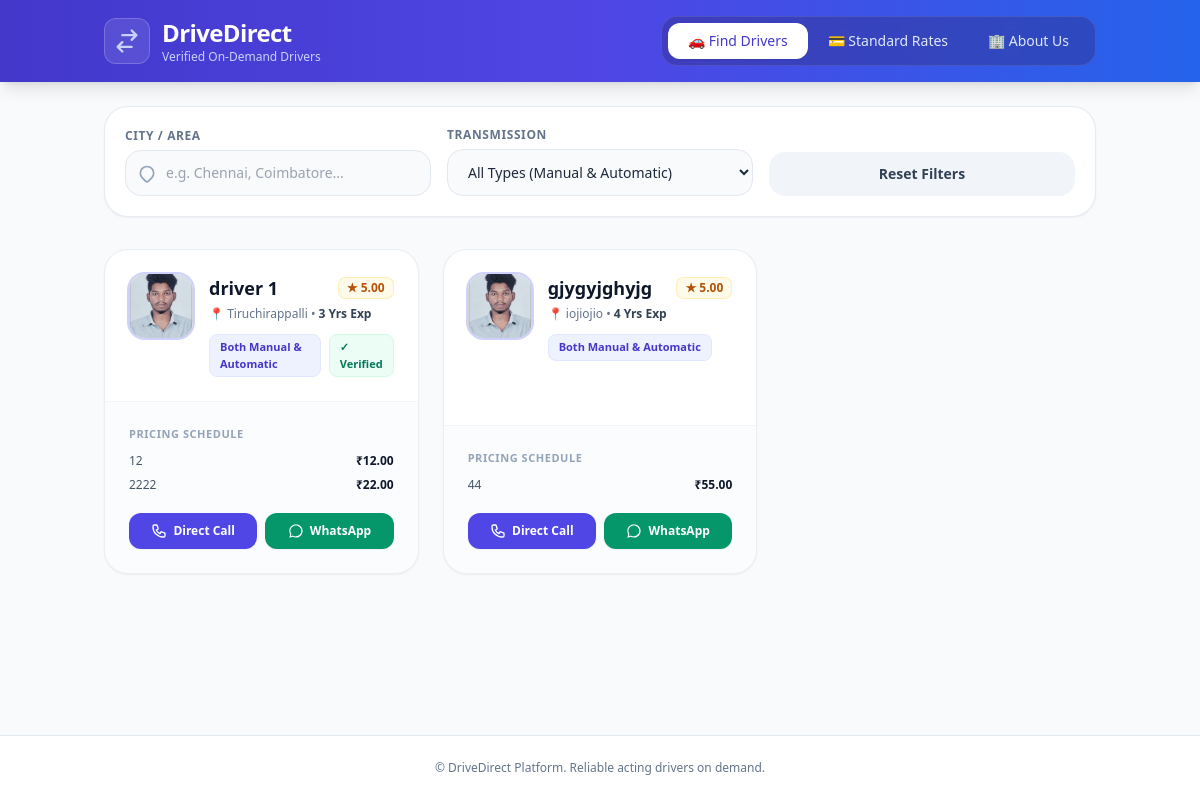
Before: / with the older database file.
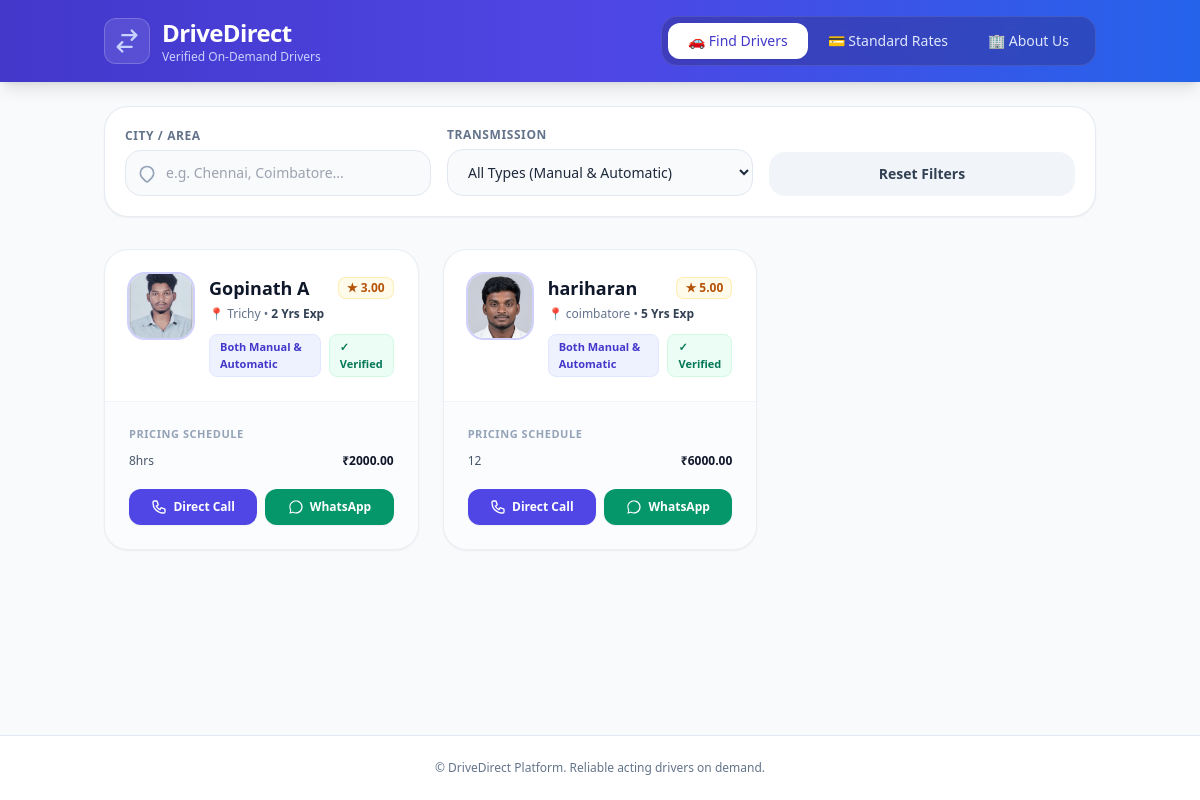
After: the same page with the newer database file.
### drivers/models.py (models this page shows, shortened)
class Driver(models.Model):
    TRANSMISSION_CHOICES = [
        ('MANUAL', 'Manual Only'),
        ('AUTOMATIC', 'Automatic Only'),
        ('BOTH', 'Both Manual & Automatic'),
    ]
    full_name = models.CharField(max_length=100)
    phone_number = models.CharField(max_length=15, unique=True)
    city = models.CharField(max_length=50)
    experience_years = models.PositiveIntegerField()
    transmission_type = models.CharField(max_length=10, choices=TRANSMISSION_CHOICES, default='BOTH')
    profile_photo = models.ImageField(upload_to='drivers/')
    is_verified = models.BooleanField(default=False)
    is_available = models.BooleanField(default=True)
    rating = models.DecimalField(max_digits=3, decimal_places=2, default=5.00)

class PricingTier(models.Model):
    driver = models.ForeignKey(Driver, on_delete=models.CASCADE, related_name='pricing')
    trip_type = models.CharField(max_length=50)  # e.g. "Local (4 Hrs)", "Outstation (Per Day)"
    base_rate = models.DecimalField(max_digits=8, decimal_places=2)
    overtime_rate_per_hour = models.DecimalField(max_digits=6, decimal_places=2, default=0.00)

### drivers/views.py (the view)
# urls.py: path('', driver_list, name='driver_list'),
def driver_list(request):
    city = request.GET.get('city', '')
    transmission = request.GET.get('transmission', '')
    drivers = Driver.objects.prefetch_related('pricing').filter(is_available=True)
    if city:
        drivers = drivers.filter(city__iexact=city)
    if transmission:
        drivers = drivers.filter(transmission_type=transmission)
    return render(request, 'drivers/driver_list.html', {
        'drivers': drivers,
        'selected_city': city,
        'selected_transmission': transmission,
    })

### drivers/templates/drivers/driver_list.html (shortened to what this page needs)
<!DOCTYPE html>
<html lang="en">
<head>
  <script src="https://cdn.tailwindcss.com"></script>
</head>
<body class="bg-slate-50 min-h-screen text-slate-800 flex flex-col justify-between font-sans" x-data="{ activeTab: 'drivers' }">
  <div>
    <header class="bg-gradient-to-r from-indigo-700 via-indigo-600 to-blue-600 text-white shadow-lg sticky top-0 z-50">
      <div class="container mx-auto px-4 py-4 flex flex-col sm:flex-row justify-between items-center gap-4">
        <div class="flex items-center space-x-3">
          <div class="p-2 bg-white/10 backdrop-blur-md rounded-xl border border-white/20">
            <svg class="w-7 h-7 text-indigo-200" fill="none" stroke="currentColor" viewBox="0 0 24 24">
              <path stroke-linecap="round" stroke-linejoin="round" stroke-width="2" d="M8 7h12m0 0l-4-4m4 4l-4 4m0 6H4m0 0l4 4m-4-4l4-4"></path>
            </svg>
          </div>
          <div>
            <h1 class="text-2xl font-extrabold tracking-tight">DriveDirect</h1>
            <p class="text-xs text-indigo-200">Verified On-Demand Drivers</p>
          </div>
        </div>
        <nav class="flex bg-indigo-900/40 p-1.5 rounded-2xl backdrop-blur-md border border-white/10 text-sm font-medium w-full sm:w-auto overflow-x-auto">
          <button
            @click="activeTab = 'drivers'"
            :class="activeTab === 'drivers' ? 'bg-white text-indigo-700 shadow-sm' : 'text-indigo-100 hover:text-white'"
            class="px-5 py-2 rounded-xl transition-all duration-200 flex-1 sm:flex-initial text-center whitespace-nowrap"
          >
            🚗 Find Drivers
          </button>
          <button
            @click="activeTab = 'tariffs'"
            :class="activeTab === 'tariffs' ? 'bg-white text-indigo-700 shadow-sm' : 'text-indigo-100 hover:text-white'"
            class="px-5 py-2 rounded-xl transition-all duration-200 flex-1 sm:flex-initial text-center whitespace-nowrap"
          >
            💳 Standard Rates
          </button>
          <button
            @click="activeTab = 'about'"
            :class="activeTab === 'about' ? 'bg-white text-indigo-700 shadow-sm' : 'text-indigo-100 hover:text-white'"
            class="px-5 py-2 rounded-xl transition-all duration-200 flex-1 sm:flex-initial text-center whitespace-nowrap"
          >
            🏢 About Us
          </button>
        </nav>
      </div>
    </header>
    <div x-show="activeTab === 'drivers'" x-transition:enter="transition ease-out duration-300 transform opacity-0 scale-95" x-transition:enter-start="opacity-0 scale-95" x-transition:enter-end="opacity-100 scale-100">
      <section class="container mx-auto px-4 mt-6">
        <div class="bg-white p-5 rounded-3xl shadow-sm border border-slate-200/80">
          <form
            hx-get="{% url 'driver_list' %}"
            hx-target="#driver-grid-container"
            hx-select="#driver-grid-container"
            hx-swap="outerHTML"
            hx-trigger="keyup delay:300ms from:input, change from:select"
            class="grid grid-cols-1 md:grid-cols-3 gap-4 items-end"
          >
            <div>
              <label class="block text-xs font-bold text-slate-500 uppercase tracking-wider mb-1.5">City / Area</label>
              <div class="relative">
                <input
                  type="text"
                  name="city"
                  value="{{ selected_city }}"
                  placeholder="e.g. Chennai, Coimbatore..."
                  class="w-full pl-10 pr-4 py-3 bg-slate-50 border border-slate-200 rounded-2xl focus:bg-white focus:ring-2 focus:ring-indigo-500 focus:border-indigo-500 outline-none transition text-sm font-medium"
                >
                <svg class="w-5 h-5 text-slate-400 absolute left-3 top-3.5" fill="none" stroke="currentColor" viewBox="0 0 24 24">
                  <path stroke-linecap="round" stroke-linejoin="round" stroke-width="2" d="M17.657 16.657L13.414 20.9a1.998 1.998 0 01-2.827 0l-4.244-4.243a8 8 0 1111.314 0z"></path>
                </svg>
              </div>
            </div>
            <div>
              <label class="block text-xs font-bold text-slate-500 uppercase tracking-wider mb-1.5">Transmission</label>
              <select
                name="transmission"
                class="w-full px-4 py-3 bg-slate-50 border border-slate-200 rounded-2xl focus:bg-white focus:ring-2 focus:ring-indigo-500 focus:border-indigo-500 outline-none transition text-sm font-medium"
              >
                <option value="">All Types (Manual & Automatic)</option>
              </select>
            </div>
            <div>
              <a href="{% url 'driver_list' %}" class="w-full block text-center bg-slate-100 hover:bg-slate-200 text-slate-700 font-semibold py-3 rounded-2xl transition text-sm">
                Reset Filters
              </a>
            </div>
          </form>
        </div>
      </section>
      <main id="driver-grid-container" class="container mx-auto px-4 py-8">
        <div class="grid grid-cols-1 md:grid-cols-2 lg:grid-cols-3 gap-6">
          {% for driver in drivers %}
            <div class="bg-white rounded-3xl shadow-sm hover:shadow-xl transition-all duration-300 border border-slate-200/70 overflow-hidden flex flex-col justify-between group">
              <div class="p-6">
                <div class="flex items-start space-x-4">
                  {% if driver.profile_photo %}
                    <img src="{{ driver.profile_photo.url }}" alt="{{ driver.full_name }}" class="w-16 h-16 rounded-2xl object-cover ring-2 ring-indigo-500/30 flex-shrink-0 group-hover:scale-105 transition duration-300">
                  {% else %}
                    <div class="w-16 h-16 rounded-2xl bg-indigo-50 border border-indigo-100 text-indigo-700 flex items-center justify-center font-black text-xl flex-shrink-0">
                      {{ driver.full_name|slice:":2" }}
                    </div>
                  {% endif %}
                  <div class="flex-1 min-w-0">
                    <div class="flex items-center justify-between">
                      <h3 class="text-lg font-bold text-slate-900 truncate">{{ driver.full_name }}</h3>
                      <span class="text-xs font-bold text-amber-700 bg-amber-50 border border-amber-200/60 px-2 py-0.5 rounded-lg flex items-center gap-1">
                        ★ {{ driver.rating }}
                      </span>
                    </div>
                    <p class="text-xs text-slate-500 mt-1 font-medium">
                      📍 {{ driver.city }} • <span class="text-slate-700 font-semibold">{{ driver.experience_years }} Yrs Exp</span>
                    </p>
                    <div class="mt-3 flex items-center gap-2">
                      <span class="text-[11px] font-bold px-2.5 py-1 bg-indigo-50 text-indigo-700 rounded-lg border border-indigo-100">
                        {{ driver.get_transmission_type_display }}
                      </span>
                      {% if driver.is_verified %}
                        <span class="text-[11px] font-bold px-2.5 py-1 bg-emerald-50 text-emerald-700 rounded-lg border border-emerald-100 flex items-center gap-1">
                          ✓ Verified
                        </span>
                      {% endif %}
                    </div>
                  </div>
                </div>
              </div>
              <div class="border-t border-slate-100 p-6 bg-slate-50/50">
                <p class="text-[11px] font-bold text-slate-400 uppercase tracking-wider mb-2.5">Pricing Schedule</p>
                <div class="space-y-2 mb-5">
                  {% for price in driver.pricing.all %}
                    <div class="flex justify-between items-center text-xs">
                      <span class="text-slate-600 font-medium">{{ price.trip_type }}</span>
                      <span class="font-extrabold text-slate-900">₹{{ price.base_rate }}</span>
                    </div>
                  {% empty %}
                    <p class="text-xs text-slate-400 italic">Call for custom trip quotes.</p>
                  {% endfor %}
                </div>
                <div class="grid grid-cols-2 gap-2">
                  <a href="tel:{{ driver.phone_number }}" class="bg-indigo-600 hover:bg-indigo-700 text-white font-semibold py-2.5 rounded-xl transition text-center text-xs flex items-center justify-center space-x-1.5 shadow-sm">
                    <span>Direct Call</span>
                  </a>
                  <a href="https://wa.me/91{{ driver.phone_number }}?text=Hi%20{{ driver.full_name|urlencode }},%20I%20want%20to%20book%20an%20acting%20driver." target="_blank" class="bg-emerald-600 hover:bg-emerald-700 text-white font-semibold py-2.5 rounded-xl transition text-center text-xs flex items-center justify-center space-x-1.5 shadow-sm">
                    <span>WhatsApp</span>
                  </a>
                </div>
              </div>
            </div>
          {% empty %}
            <div class="col-span-full bg-white rounded-3xl p-12 text-center border border-slate-200">
              <p class="text-base font-bold text-slate-700">No active drivers found matching your criteria.</p>
              <p class="text-xs text-slate-500 mt-1">Try resetting the city search or transmission filter.</p>
            </div>
          {% endfor %}
        </div>
      </main>
    </div>
  </div>
  <footer class="bg-white border-t border-slate-200 py-6 mt-12">
    <div class="container mx-auto px-4 text-center text-xs text-slate-500">
      <p>© DriveDirect Platform. Reliable acting drivers on demand.</p>
    </div>
  </footer>
</body>
</html>

Changed rows visible on the page:
removed Driver: profile_photo (picture), full_name "driver 1", rating "5.00", city "Tiruchirappalli", experience_years "3", transmission_type "Both Manual & Automatic", is_verified "✓ Verified"
removed PricingTier: trip_type "12", base_rate "12.00", shown under "driver 1"
removed PricingTier: trip_type "2222", base_rate "22.00", shown under "driver 1"
removed Driver: profile_photo (picture), full_name "gjygyjghyjg", rating "5.00", city "iojiojio", experience_years "4", transmission_type "Both Manual & Automatic"
removed PricingTier: trip_type "44", base_rate "55.00", shown under "gjygyjghyjg"
added Driver: profile_photo (picture), full_name "Gopinath A", rating "3.00", city "Trichy", experience_years "2", transmission_type "Both Manual & Automatic", is_verified "✓ Verified"
added PricingTier: trip_type "8hrs", base_rate "2000.00", shown under "Gopinath A"
added Driver: profile_photo (picture), full_name "hariharan", rating "5.00", city "coimbatore", experience_years "5", transmission_type "Both Manual & Automatic", is_verified "✓ Verified"
added PricingTier: trip_type "12", base_rate "6000.00", shown under "hariharan"
